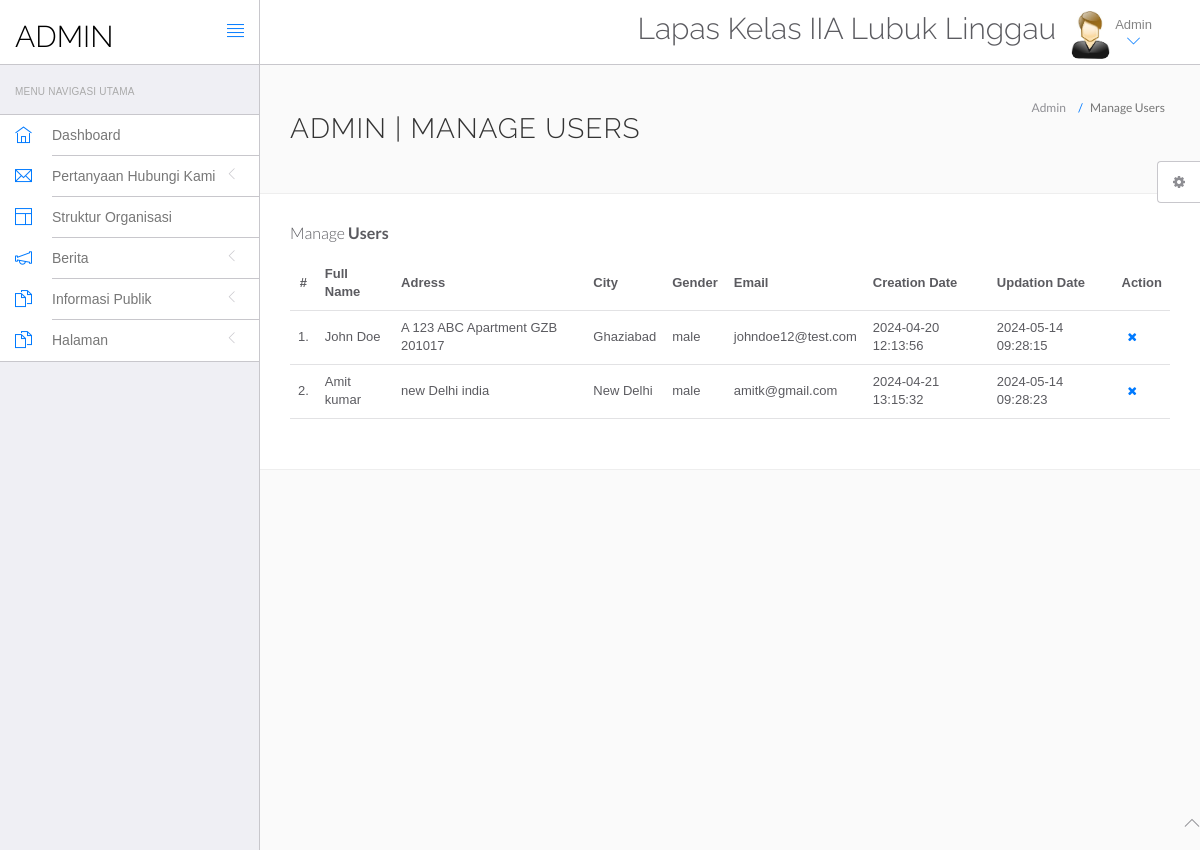
/hms/admin/manage-users.php (signed in), run on the app's committed database.
### tables this page shows
CREATE TABLE `users` (
  `id` int(11) NOT NULL,
  `fullName` varchar(255) DEFAULT NULL,
  `address` longtext DEFAULT NULL,
  `city` varchar(255) DEFAULT NULL,
  `gender` varchar(255) DEFAULT NULL,
  `email` varchar(255) DEFAULT NULL,
  `password` varchar(255) DEFAULT NULL,
  `regDate` timestamp NULL DEFAULT current_timestamp(),
  `updationDate` timestamp NULL DEFAULT NULL ON UPDATE current_timestamp()
);

### hms/admin/manage-users.php (the view, shortened to what this page needs)
<?php
include('include/config.php');
if(strlen($_SESSION['id']==0)) {
 header('location:logout.php');
  } else{
?>
<!DOCTYPE html>
<html lang="en">
	<head>
		<link rel="stylesheet" href="vendor/bootstrap/css/bootstrap.min.css">
		<link rel="stylesheet" href="vendor/fontawesome/css/font-awesome.min.css">
		<link rel="stylesheet" href="vendor/themify-icons/themify-icons.min.css">
		<link href="vendor/animate.css/animate.min.css" rel="stylesheet" media="screen">
		<link href="vendor/perfect-scrollbar/perfect-scrollbar.min.css" rel="stylesheet" media="screen">
		<link href="vendor/switchery/switchery.min.css" rel="stylesheet" media="screen">
		<link href="vendor/bootstrap-touchspin/jquery.bootstrap-touchspin.min.css" rel="stylesheet" media="screen">
		<link href="vendor/select2/select2.min.css" rel="stylesheet" media="screen">
		<link href="vendor/bootstrap-datepicker/bootstrap-datepicker3.standalone.min.css" rel="stylesheet" media="screen">
		<link href="vendor/bootstrap-timepicker/bootstrap-timepicker.min.css" rel="stylesheet" media="screen">
		<link rel="stylesheet" href="assets/css/styles.css">
		<link rel="stylesheet" href="assets/css/plugins.css">
		<link rel="stylesheet" href="assets/css/themes/theme-1.css" id="skin_color" />
	</head>
	<body>
		<div id="app">
<?php include('include/sidebar.php');?>
			<div class="app-content">
						<?php include('include/header.php');?>
				<div class="main-content" >
					<div class="wrap-content container" id="container">
						<section id="page-title">
							<div class="row">
								<div class="col-sm-8">
									<h1 class="mainTitle">Admin | Manage Users</h1>
																	</div>
								<ol class="breadcrumb">
									<li>
										<span>Admin</span>
									</li>
									<li class="active">
										<span>Manage Users</span>
									</li>
								</ol>
							</div>
						</section>
						<div class="container-fluid container-fullw bg-white">
									<div class="row">
								<div class="col-md-12">
									<h5 class="over-title margin-bottom-15">Manage <span class="text-bold">Users</span></h5>
									<table class="table table-hover" id="sample-table-1">
										<thead>
											<tr>
												<th class="center">#</th>
												<th>Full Name</th>
												<th class="hidden-xs">Adress</th>
												<th>City</th>
												<th>Gender </th>
												<th>Email </th>
												<th>Creation Date </th>
												<th>Updation Date </th>
												<th>Action</th>
											</tr>
										</thead>
										<tbody>
<?php
$sql=mysqli_query($con,"select * from users");
$cnt=1;
while($row=mysqli_fetch_array($sql))
{
?>
											<tr>
												<td class="center"><?php echo $cnt;?>.</td>
												<td class="hidden-xs"><?php echo $row['fullName'];?></td>
												<td><?php echo $row['address'];?></td>
												<td><?php echo $row['city'];?>
												</td>
												<td><?php echo $row['gender'];?></td>
												<td><?php echo $row['email'];?></td>
												<td><?php echo $row['regDate'];?></td>
												<td><?php echo $row['updationDate'];?>
												</td>
												<td >
												<div class="visible-md visible-lg hidden-sm hidden-xs">
	<a href="manage-users.php?id=<?php echo $row['id']?>&del=delete" onClick="return confirm('Are you sure you want to delete?')"class="btn btn-transparent btn-xs tooltips" tooltip-placement="top" tooltip="Remove"><i class="fa fa-times fa fa-white"></i></a>
												</div>
												</td>
											</tr>
											<?php
$cnt=$cnt+1;
											 }?>
										</tbody>
									</table>
								</div>
							</div>
								</div>
							</div>
						</div>
					</div>
				</div>
	<?php include('include/footer.php');?>
	<?php include('include/setting.php');?>
	</body>
</html>
<?php } ?>

### hms/admin/assets/css/themes/theme-1.css (style rules this page uses)
body { background: #FAFAFA; }

### data on the page
users: fullName "John Doe", address "A 123 ABC Apartment GZB 201017", city "Ghaziabad", gender "male", email "johndoe12@test.com", regDate "2024-04-20 12:13:56", updationDate "2024-05-14 09:28:15"
users: fullName "Amit kumar", address "new Delhi india", city "New Delhi", gender "male", email "amitk@gmail.com", regDate "2024-04-21 13:15:32", updationDate "2024-05-14 09:28:23"
